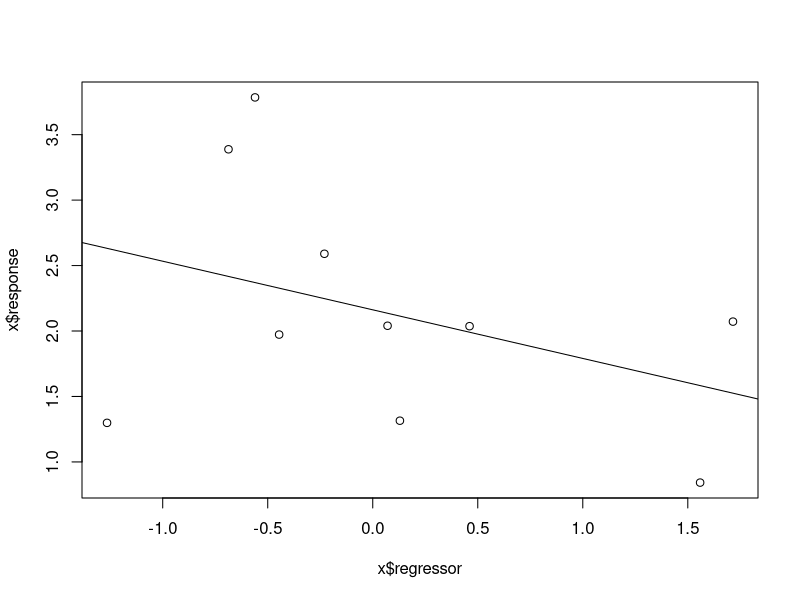

The R script that drew this image:
## ---- chunk 1
# set seed for reproducibility
set.seed(123)

# define sample size, coefficients, regressor and response
n  <- 10
b0 <- matrix(c(2, -1), ncol = 1)
x  <- rnorm(n)
D  <- matrix(c(rep(1, n), x), ncol = 2)
y  <- D %*% b0 + rnorm(n)

# Constructor for `simple_lin_regression`.
#
# This function computes the ordinary least squares estimate
# for the simple linear regression E[y|x] = b0 + b1 * x.
#
# Params: y - a vector with n elements; observed responses
#         x - a vector with n elements; observed regressors
#
# Returns: an S3 object of type simple_lin_regression
#
simple_lin_regression <- function(y, x) {
  # compute the OLS estimate
  b  <- solve(t(D) %*% D) %*% t(D) %*% y 
  
  # the object will encapsulate y, X and b
  slr <- list(response = y, regressor = x, estimate = b)
  
  # the object `slr` is declared to be an S3 object of
  # class "simple_lin_regression", by
  class(slr) <- "simple_lin_regression"
  
  return(slr)
}

sl1 <- simple_lin_regression(y, x)
## ---- chunk 2
print.simple_lin_regression <- function(x, ...) {
  cat("head(x) = ", head(x$regressor), "\n")
  cat("head(y) = ", head(x$response), "\n\n")
  cat("Estimated regression: E[y|x] = b0 + b1 * x\n")
  cat("b0 = ", x$estimate[1], " and b1 = ", x$estimate[1], ".\n")
}

plot.simple_lin_regression <- function(x, y = NULL, ...) {
  plot(x = x$regressor, y = x$response)
  abline(a = x$estimate[1], b = x$estimate[2])
}
## ---- chunk 3
print(sl1)
plot(sl1)
## ---- chunk 4
plot
